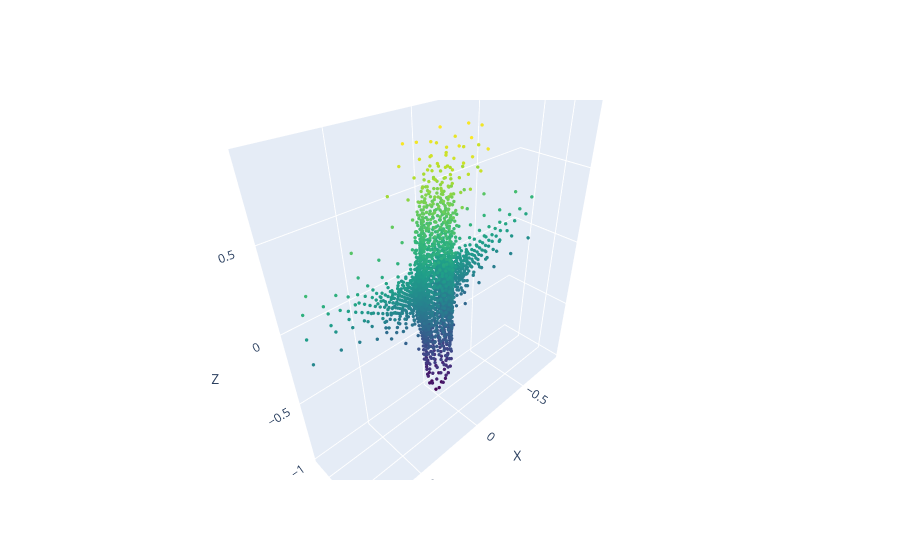

Here is the notebook cell this chart was saved with:
### Code cell
import numpy as np
import plotly.graph_objects as go

# Load points
points = np.load("test_prediction.npy")

# Create scatter3d plot
fig = go.Figure(data=[go.Scatter3d(
    x=points[:,0],
    y=points[:,1],
    z=points[:,2],
    mode='markers',
    marker=dict(
        size=2,
        color=points[:,2],  # color by z-value
        colorscale='Viridis',
    )
)])

fig.update_layout(scene=dict(
    xaxis_title='X',
    yaxis_title='Y',
    zaxis_title='Z'
))

fig.show()

### Figure 1 — Plotly figure (JSON) as saved in the notebook; plotly's stock layout.template omitted (floating-point values rounded to 4 significant figures; data arrays with more than 128 entries replaced by an {"elided": "..."} marker saying what was removed)
{"data": [{"marker": {"color": {"elided": "2048 float values"}, "colorscale": [[0, "#440154"], [0.1111, "#482878"], [0.2222, "#3e4989"], [0.3333, "#31688e"], [0.4444, "#26828e"], [0.5556, "#1f9e89"], [0.6667, "#35b779"], [0.7778, "#6ece58"], [0.8889, "#b5de2b"], [1, "#fde725"]], "size": 2}, "mode": "markers", "type": "scatter3d", "x": {"elided": "2048 float values"}, "y": {"elided": "2048 float values"}, "z": {"elided": "2048 float values"}}], "layout": {"scene": {"xaxis": {"title": {"text": "X"}}, "yaxis": {"title": {"text": "Y"}}, "zaxis": {"title": {"text": "Z"}}}}}
